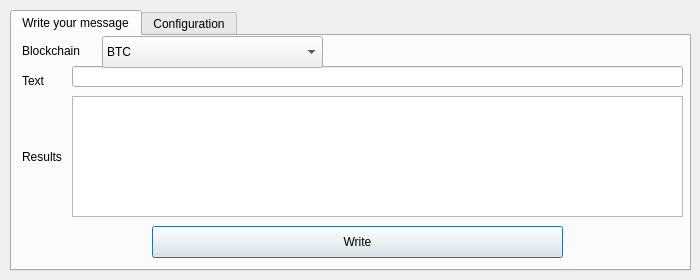
<?xml version="1.0" encoding="UTF-8"?>
<ui version="4.0">
 <class>Dialog</class>
 <widget class="QDialog" name="Dialog">
  <property name="geometry">
   <rect>
    <x>0</x>
    <y>0</y>
    <width>700</width>
    <height>280</height>
   </rect>
  </property>
  <property name="windowTitle">
   <string>WriteOnChain</string>
  </property>
  <widget class="QTabWidget" name="tabWidget">
   <property name="geometry">
    <rect>
     <x>10</x>
     <y>10</y>
     <width>681</width>
     <height>261</height>
    </rect>
   </property>
   <property name="currentIndex">
    <number>0</number>
   </property>
   <widget class="QWidget" name="tab">
    <attribute name="title">
     <string>Write your message</string>
    </attribute>
    <widget class="QLineEdit" name="txt_message">
     <property name="geometry">
      <rect>
       <x>60</x>
       <y>30</y>
       <width>611</width>
       <height>21</height>
      </rect>
     </property>
    </widget>
    <widget class="QLabel" name="lbl_text">
     <property name="geometry">
      <rect>
       <x>10</x>
       <y>30</y>
       <width>61</width>
       <height>29</height>
      </rect>
     </property>
     <property name="text">
      <string>Text</string>
     </property>
    </widget>
    <widget class="QLabel" name="lbl_chain">
     <property name="geometry">
      <rect>
       <x>10</x>
       <y>0</y>
       <width>81</width>
       <height>30</height>
      </rect>
     </property>
     <property name="text">
      <string>Blockchain</string>
     </property>
    </widget>
    <widget class="QComboBox" name="combo_chain">
     <property name="geometry">
      <rect>
       <x>90</x>
       <y>0</y>
       <width>221</width>
       <height>32</height>
      </rect>
     </property>
     <item>
      <property name="text">
       <string>BTC</string>
      </property>
     </item>
     <item>
      <property name="text">
       <string>tBTC</string>
      </property>
     </item>
     <item>
      <property name="text">
       <string>LTC</string>
      </property>
     </item>
     <item>
      <property name="text">
       <string>tLTC</string>
      </property>
     </item>
     <item>
      <property name="text">
       <string>LIQUID</string>
      </property>
     </item>
    </widget>
    <widget class="QLabel" name="lbl_result">
     <property name="geometry">
      <rect>
       <x>10</x>
       <y>60</y>
       <width>61</width>
       <height>121</height>
      </rect>
     </property>
     <property name="text">
      <string>Results</string>
     </property>
    </widget>
    <widget class="QPushButton" name="btn_write">
     <property name="geometry">
      <rect>
       <x>140</x>
       <y>190</y>
       <width>411</width>
       <height>32</height>
      </rect>
     </property>
     <property name="text">
      <string>Write</string>
     </property>
    </widget>
    <widget class="QTextBrowser" name="txt_result">
     <property name="geometry">
      <rect>
       <x>60</x>
       <y>60</y>
       <width>611</width>
       <height>121</height>
      </rect>
     </property>
     <property name="html">
      <string>&lt;!DOCTYPE HTML PUBLIC &quot;-//W3C//DTD HTML 4.0//EN&quot; &quot;http://www.w3.org/TR/REC-html40/strict.dtd&quot;&gt;
&lt;html&gt;&lt;head&gt;&lt;meta name=&quot;qrichtext&quot; content=&quot;1&quot; /&gt;&lt;style type=&quot;text/css&quot;&gt;
p, li { white-space: pre-wrap; }
&lt;/style&gt;&lt;/head&gt;&lt;body style=&quot; font-family:'.AppleSystemUIFont'; font-size:13pt; font-weight:400; font-style:normal;&quot;&gt;
&lt;p style=&quot;-qt-paragraph-type:empty; margin-top:0px; margin-bottom:0px; margin-left:0px; margin-right:0px; -qt-block-indent:0; text-indent:0px; font-family:'.SF NS Text';&quot;&gt;&lt;br /&gt;&lt;/p&gt;&lt;/body&gt;&lt;/html&gt;</string>
     </property>
    </widget>
   </widget>
   <widget class="QWidget" name="tab_2">
    <attribute name="title">
     <string>Configuration</string>
    </attribute>
    <widget class="QLineEdit" name="txt_BTC_host">
     <property name="geometry">
      <rect>
       <x>40</x>
       <y>40</y>
       <width>131</width>
       <height>21</height>
      </rect>
     </property>
     <property name="text">
      <string>127.0.0.1</string>
     </property>
    </widget>
    <widget class="QLineEdit" name="txt_BTC_port">
     <property name="geometry">
      <rect>
       <x>180</x>
       <y>40</y>
       <width>41</width>
       <height>21</height>
      </rect>
     </property>
     <property name="text">
      <string>8332</string>
     </property>
    </widget>
    <widget class="QLabel" name="lbl_chain_2">
     <property name="geometry">
      <rect>
       <x>0</x>
       <y>39</y>
       <width>31</width>
       <height>21</height>
      </rect>
     </property>
     <property name="text">
      <string>BTC</string>
     </property>
    </widget>
    <widget class="QLineEdit" name="txt_BTC_username">
     <property name="geometry">
      <rect>
       <x>230</x>
       <y>40</y>
       <width>111</width>
       <height>21</height>
      </rect>
     </property>
     <property name="text">
      <string>username</string>
     </property>
    </widget>
    <widget class="QLineEdit" name="txt_BTC_password">
     <property name="geometry">
      <rect>
       <x>350</x>
       <y>40</y>
       <width>111</width>
       <height>21</height>
      </rect>
     </property>
     <property name="text">
      <string/>
     </property>
     <property name="echoMode">
      <enum>QLineEdit::Password</enum>
     </property>
    </widget>
    <widget class="QLineEdit" name="txt_BTC_wallet">
     <property name="geometry">
      <rect>
       <x>470</x>
       <y>40</y>
       <width>101</width>
       <height>21</height>
      </rect>
     </property>
     <property name="text">
      <string>wallet.dat</string>
     </property>
    </widget>
    <widget class="QLabel" name="lbl_chain_3">
     <property name="geometry">
      <rect>
       <x>40</x>
       <y>20</y>
       <width>131</width>
       <height>21</height>
      </rect>
     </property>
     <property name="text">
      <string>Host</string>
     </property>
    </widget>
    <widget class="QLabel" name="lbl_chain_4">
     <property name="geometry">
      <rect>
       <x>180</x>
       <y>20</y>
       <width>41</width>
       <height>21</height>
      </rect>
     </property>
     <property name="text">
      <string>Port</string>
     </property>
    </widget>
    <widget class="QLabel" name="lbl_chain_5">
     <property name="geometry">
      <rect>
       <x>230</x>
       <y>20</y>
       <width>111</width>
       <height>21</height>
      </rect>
     </property>
     <property name="text">
      <string>Username</string>
     </property>
    </widget>
    <widget class="QLabel" name="lbl_chain_6">
     <property name="geometry">
      <rect>
       <x>350</x>
       <y>20</y>
       <width>111</width>
       <height>21</height>
      </rect>
     </property>
     <property name="text">
      <string>Password</string>
     </property>
    </widget>
    <widget class="QLabel" name="lbl_chain_7">
     <property name="geometry">
      <rect>
       <x>470</x>
       <y>20</y>
       <width>91</width>
       <height>21</height>
      </rect>
     </property>
     <property name="text">
      <string>Wallet</string>
     </property>
    </widget>
    <widget class="QLineEdit" name="txt_tBTC_host">
     <property name="geometry">
      <rect>
       <x>40</x>
       <y>70</y>
       <width>131</width>
       <height>21</height>
      </rect>
     </property>
     <property name="text">
      <string>127.0.0.1</string>
     </property>
    </widget>
    <widget class="QLineEdit" name="txt_LTC_host">
     <property name="geometry">
      <rect>
       <x>40</x>
       <y>100</y>
       <width>131</width>
       <height>21</height>
      </rect>
     </property>
     <property name="text">
      <string>127.0.0.1</string>
     </property>
    </widget>
    <widget class="QLineEdit" name="txt_tLTC_host">
     <property name="geometry">
      <rect>
       <x>40</x>
       <y>130</y>
       <width>131</width>
       <height>21</height>
      </rect>
     </property>
     <property name="text">
      <string>127.0.0.1</string>
     </property>
    </widget>
    <widget class="QLineEdit" name="txt_LIQUID_host">
     <property name="geometry">
      <rect>
       <x>40</x>
       <y>160</y>
       <width>131</width>
       <height>21</height>
      </rect>
     </property>
     <property name="text">
      <string>127.0.0.1</string>
     </property>
    </widget>
    <widget class="QLabel" name="lbl_chain_8">
     <property name="geometry">
      <rect>
       <x>0</x>
       <y>70</y>
       <width>31</width>
       <height>21</height>
      </rect>
     </property>
     <property name="text">
      <string>tBTC</string>
     </property>
    </widget>
    <widget class="QLabel" name="lbl_chain_9">
     <property name="geometry">
      <rect>
       <x>0</x>
       <y>100</y>
       <width>31</width>
       <height>21</height>
      </rect>
     </property>
     <property name="text">
      <string>LTC</string>
     </property>
    </widget>
    <widget class="QLabel" name="lbl_chain_10">
     <property name="geometry">
      <rect>
       <x>0</x>
       <y>130</y>
       <width>31</width>
       <height>21</height>
      </rect>
     </property>
     <property name="text">
      <string>tLTC</string>
     </property>
    </widget>
    <widget class="QLabel" name="lbl_chain_11">
     <property name="geometry">
      <rect>
       <x>0</x>
       <y>160</y>
       <width>41</width>
       <height>21</height>
      </rect>
     </property>
     <property name="text">
      <string>Liquid</string>
     </property>
    </widget>
    <widget class="QLineEdit" name="txt_tBTC_port">
     <property name="geometry">
      <rect>
       <x>180</x>
       <y>70</y>
       <width>41</width>
       <height>21</height>
      </rect>
     </property>
     <property name="text">
      <string>18332</string>
     </property>
    </widget>
    <widget class="QLineEdit" name="txt_LTC_port">
     <property name="geometry">
      <rect>
       <x>180</x>
       <y>100</y>
       <width>41</width>
       <height>21</height>
      </rect>
     </property>
     <property name="text">
      <string>9332</string>
     </property>
    </widget>
    <widget class="QLineEdit" name="txt_tLTC_port">
     <property name="geometry">
      <rect>
       <x>180</x>
       <y>130</y>
       <width>41</width>
       <height>21</height>
      </rect>
     </property>
     <property name="text">
      <string>19332</string>
     </property>
    </widget>
    <widget class="QLineEdit" name="txt_LIQUID_port">
     <property name="geometry">
      <rect>
       <x>180</x>
       <y>160</y>
       <width>41</width>
       <height>21</height>
      </rect>
     </property>
     <property name="text">
      <string>7041</string>
     </property>
    </widget>
    <widget class="QLineEdit" name="txt_tBTC_username">
     <property name="geometry">
      <rect>
       <x>230</x>
       <y>70</y>
       <width>111</width>
       <height>21</height>
      </rect>
     </property>
     <property name="text">
      <string>username</string>
     </property>
    </widget>
    <widget class="QLineEdit" name="txt_LTC_username">
     <property name="geometry">
      <rect>
       <x>230</x>
       <y>100</y>
       <width>111</width>
       <height>21</height>
      </rect>
     </property>
     <property name="text">
      <string>username</string>
     </property>
    </widget>
    <widget class="QLineEdit" name="txt_tLTC_username">
     <property name="geometry">
      <rect>
       <x>230</x>
       <y>130</y>
       <width>111</width>
       <height>21</height>
      </rect>
     </property>
     <property name="text">
      <string>username</string>
     </property>
    </widget>
    <widget class="QLineEdit" name="txt_LIQUID_username">
     <property name="geometry">
      <rect>
       <x>230</x>
       <y>160</y>
       <width>111</width>
       <height>21</height>
      </rect>
     </property>
     <property name="text">
      <string>username</string>
     </property>
    </widget>
    <widget class="QLineEdit" name="txt_tBTC_password">
     <property name="geometry">
      <rect>
       <x>350</x>
       <y>70</y>
       <width>111</width>
       <height>21</height>
      </rect>
     </property>
     <property name="text">
      <string/>
     </property>
     <property name="echoMode">
      <enum>QLineEdit::Password</enum>
     </property>
    </widget>
    <widget class="QLineEdit" name="txt_LTC_password">
     <property name="geometry">
      <rect>
       <x>350</x>
       <y>100</y>
       <width>111</width>
       <height>21</height>
      </rect>
     </property>
     <property name="text">
      <string/>
     </property>
     <property name="echoMode">
      <enum>QLineEdit::Password</enum>
     </property>
    </widget>
    <widget class="QLineEdit" name="txt_tLTC_password">
     <property name="geometry">
      <rect>
       <x>350</x>
       <y>130</y>
       <width>111</width>
       <height>21</height>
      </rect>
     </property>
     <property name="text">
      <string/>
     </property>
     <property name="echoMode">
      <enum>QLineEdit::Password</enum>
     </property>
    </widget>
    <widget class="QLineEdit" name="txt_LIQUID_password">
     <property name="geometry">
      <rect>
       <x>350</x>
       <y>160</y>
       <width>111</width>
       <height>21</height>
      </rect>
     </property>
     <property name="text">
      <string/>
     </property>
     <property name="echoMode">
      <enum>QLineEdit::Password</enum>
     </property>
    </widget>
    <widget class="QLineEdit" name="txt_tBTC_wallet">
     <property name="geometry">
      <rect>
       <x>470</x>
       <y>70</y>
       <width>101</width>
       <height>21</height>
      </rect>
     </property>
     <property name="text">
      <string>wallet.dat</string>
     </property>
    </widget>
    <widget class="QLineEdit" name="txt_LTC_wallet">
     <property name="geometry">
      <rect>
       <x>470</x>
       <y>100</y>
       <width>101</width>
       <height>21</height>
      </rect>
     </property>
     <property name="text">
      <string>wallet.dat</string>
     </property>
    </widget>
    <widget class="QLineEdit" name="txt_tLTC_wallet">
     <property name="geometry">
      <rect>
       <x>470</x>
       <y>130</y>
       <width>101</width>
       <height>21</height>
      </rect>
     </property>
     <property name="text">
      <string>wallet.dat</string>
     </property>
    </widget>
    <widget class="QLineEdit" name="txt_LIQUID_wallet">
     <property name="geometry">
      <rect>
       <x>470</x>
       <y>160</y>
       <width>101</width>
       <height>21</height>
      </rect>
     </property>
     <property name="text">
      <string>wallet.dat</string>
     </property>
    </widget>
    <widget class="QPushButton" name="btn_config_load">
     <property name="geometry">
      <rect>
       <x>20</x>
       <y>190</y>
       <width>241</width>
       <height>32</height>
      </rect>
     </property>
     <property name="text">
      <string>Load</string>
     </property>
    </widget>
    <widget class="QPushButton" name="btn_config_save">
     <property name="geometry">
      <rect>
       <x>310</x>
       <y>190</y>
       <width>241</width>
       <height>32</height>
      </rect>
     </property>
     <property name="text">
      <string>save</string>
     </property>
    </widget>
    <widget class="QLineEdit" name="txt_BTC_passphrase">
     <property name="geometry">
      <rect>
       <x>580</x>
       <y>40</y>
       <width>101</width>
       <height>21</height>
      </rect>
     </property>
     <property name="text">
      <string/>
     </property>
    </widget>
    <widget class="QLabel" name="lbl_chain_12">
     <property name="geometry">
      <rect>
       <x>580</x>
       <y>20</y>
       <width>91</width>
       <height>21</height>
      </rect>
     </property>
     <property name="text">
      <string>Passphrase</string>
     </property>
    </widget>
    <widget class="QLineEdit" name="txt_tBTC_passphrase">
     <property name="geometry">
      <rect>
       <x>580</x>
       <y>70</y>
       <width>101</width>
       <height>21</height>
      </rect>
     </property>
     <property name="text">
      <string/>
     </property>
    </widget>
    <widget class="QLineEdit" name="txt_LTC_passphrase">
     <property name="geometry">
      <rect>
       <x>580</x>
       <y>100</y>
       <width>101</width>
       <height>21</height>
      </rect>
     </property>
     <property name="text">
      <string/>
     </property>
    </widget>
    <widget class="QLineEdit" name="txt_tLTC_passphrase">
     <property name="geometry">
      <rect>
       <x>580</x>
       <y>130</y>
       <width>101</width>
       <height>21</height>
      </rect>
     </property>
     <property name="text">
      <string/>
     </property>
    </widget>
    <widget class="QLineEdit" name="txt_LIQUID_passphrase">
     <property name="geometry">
      <rect>
       <x>580</x>
       <y>160</y>
       <width>101</width>
       <height>21</height>
      </rect>
     </property>
     <property name="text">
      <string/>
     </property>
    </widget>
   </widget>
  </widget>
 </widget>
 <resources/>
 <connections/>
</ui>
